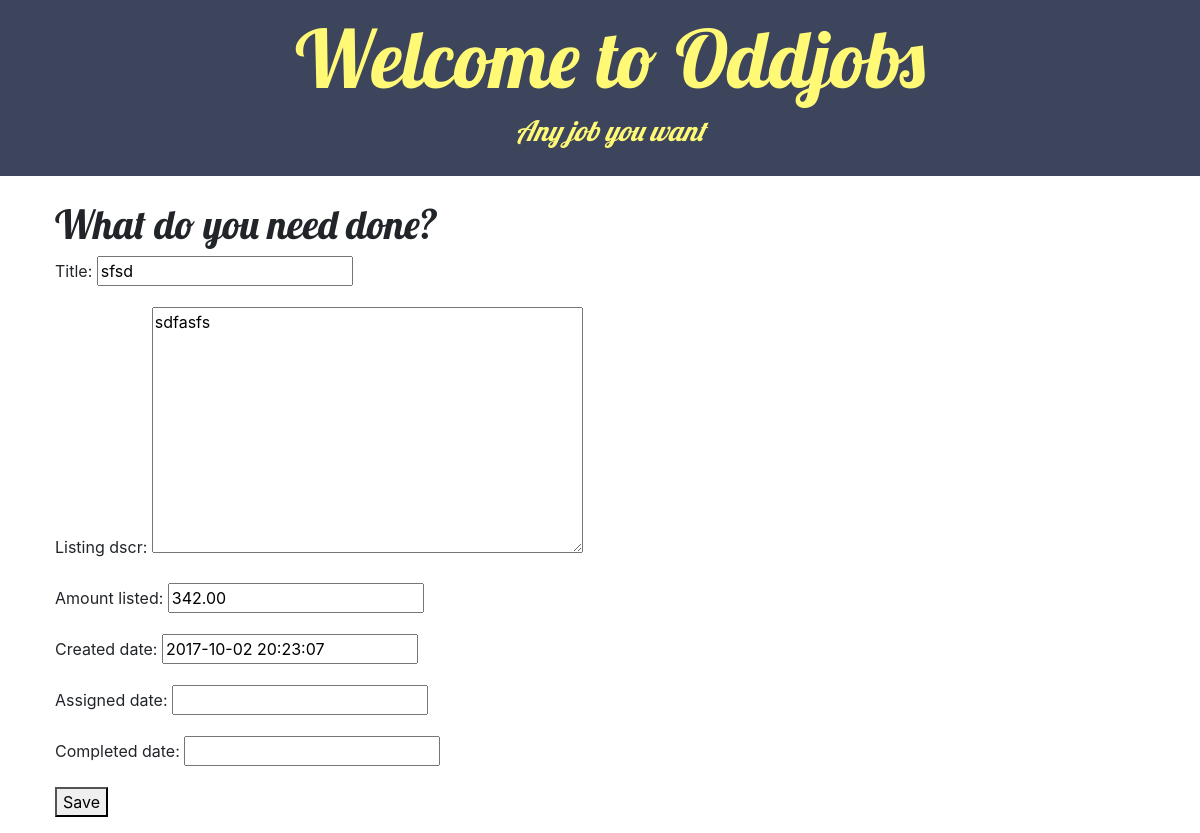
/listing/2/edit/, run on the app's committed database.
### listings/models.py (models this page shows, shortened)
class Listing(models.Model):
	is_assigned = models.BooleanField(default=False)
	listee = models.ForeignKey('auth.User')
	title = models.CharField(max_length=200)
	listing_dscr = models.TextField(max_length=500)
	amount_listed = models.DecimalField(max_digits=6, decimal_places=2)
	created_date = models.DateTimeField(blank=True, null=True)
	assigned_date = models.DateTimeField(blank=True, null=True)
	completed_date = models.DateTimeField(blank=True, null=True)

### listings/views.py (the view)
# urls.py: url(r'^listing/(?P<pk>\d+)/edit/$', views.listing_edit, name='listing_edit'),
def listing_edit(request, pk):
	listing = get_object_or_404(Listing, pk=pk)
	if request.method == "POST":
		form = ListingForm(request.POST, instance=listing)
		if form.is_valid():
			listing = form.save(commit=False)
			listing.listee = request.user
			listing.created_date = timezone.now()
			listing.save() #changed to listing.save, works!
			return redirect('listing_detail', pk=listing.pk)
	else:
		form = ListingForm(instance=listing)
	return render(request, 'listings/listing_edit.html', {'form': form})

### listings/forms.py
class ListingForm(ModelForm):
	class Meta:
		model = Listing
		fields = ('title', 'listing_dscr', 'amount_listed','created_date','assigned_date','completed_date',)

### listings/templates/listings/listing_edit.html
{% extends 'listings/base.html' %}
{% block content %}
	<div class="listing_edit">
	<h1>What do you need done?</h1>
	<form method="POST" class="post-form">{% csrf_token %}
	{{ form.as_p }}
	<button class="button-primary">Save</button>
	</form>
	</div>
{% endblock %}

### listings/static/css/listings.css (style rules this page uses)
h1, h2, h3, h4 { font-family: 'Lobster', cursive; }

### data on the page
Listing: title "sfsd", listing_dscr "sdfasfs", amount_listed "342.00", created_date "2017-10-02 20:23:07"
